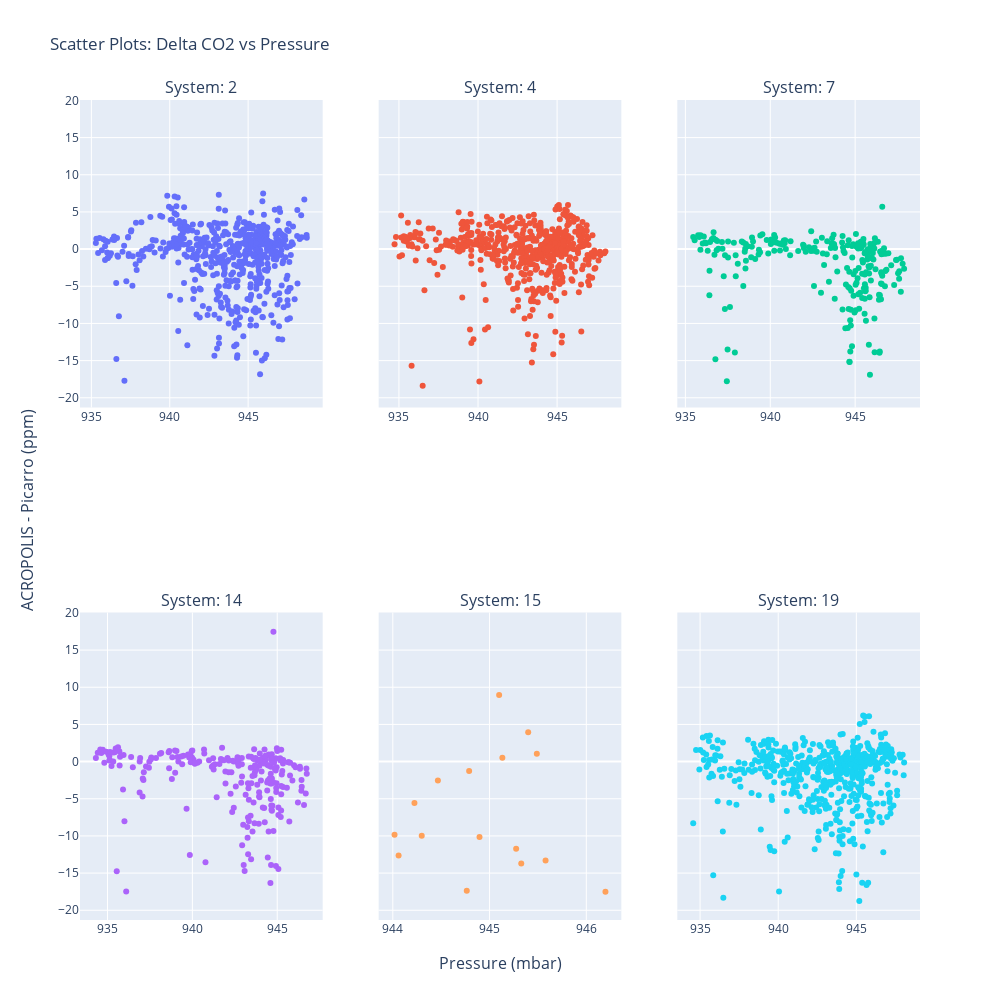

The notebook cell this image was saved under:
### Code cell
# parameters
x_col_name = "bme280_pressure"
max_col = 3
x_title = "Pressure (mbar)"
title_text = "Scatter Plots: Delta CO2 vs Pressure" 

plot_acropolis_scatter(x_col_name=x_col_name,max_col=max_col, x_title=x_title, title_text=title_text)

### Figure 1 — Plotly figure (JSON) as saved in the notebook; plotly's stock layout.template omitted (floating-point values rounded to 4 significant figures; data arrays with more than 128 entries replaced by an {"elided": "..."} marker saying what was removed)
{"data": [{"mode": "markers", "name": "MC-2", "type": "scatter", "x": {"elided": "569 float values"}, "xaxis": "x", "y": {"elided": "569 float values"}, "yaxis": "y"}, {"mode": "markers", "name": "MC-4", "type": "scatter", "x": {"elided": "570 float values"}, "xaxis": "x2", "y": {"elided": "570 float values"}, "yaxis": "y2"}, {"mode": "markers", "name": "MC-7", "type": "scatter", "x": {"elided": "242 float values"}, "xaxis": "x3", "y": {"elided": "242 float values"}, "yaxis": "y3"}, {"mode": "markers", "name": "MC-14", "type": "scatter", "x": {"elided": "242 float values"}, "xaxis": "x4", "y": {"elided": "242 float values"}, "yaxis": "y4"}, {"mode": "markers", "name": "MC-15", "type": "scatter", "x": [944.8, 946.2, 945.6, 945.3, 945.3, 944.9, 944.3, 944.1, 944.0, 944.2, 944.5, 944.8, 945.1, 945.5, 945.4, 945.1], "xaxis": "x5", "y": [-17.37, -17.5, -13.3, -13.69, -11.72, -10.13, -9.976, -12.63, -9.827, -5.579, -2.542, -1.28, 0.5158, 1.06, 3.953, 8.962], "yaxis": "y5"}, {"mode": "markers", "name": "MC-19", "type": "scatter", "x": {"elided": "570 float values"}, "xaxis": "x6", "y": {"elided": "570 float values"}, "yaxis": "y6"}], "layout": {"annotations": [{"font": {"size": 16}, "showarrow": false, "text": "System: 2", "x": 0.1444, "xanchor": "center", "xref": "paper", "y": 1, "yanchor": "bottom", "yref": "paper"}, {"font": {"size": 16}, "showarrow": false, "text": "System: 4", "x": 0.5, "xanchor": "center", "xref": "paper", "y": 1, "yanchor": "bottom", "yref": "paper"}, {"font": {"size": 16}, "showarrow": false, "text": "System: 7", "x": 0.8556, "xanchor": "center", "xref": "paper", "y": 1, "yanchor": "bottom", "yref": "paper"}, {"font": {"size": 16}, "showarrow": false, "text": "System: 14", "x": 0.1444, "xanchor": "center", "xref": "paper", "y": 0.375, "yanchor": "bottom", "yref": "paper"}, {"font": {"size": 16}, "showarrow": false, "text": "System: 15", "x": 0.5, "xanchor": "center", "xref": "paper", "y": 0.375, "yanchor": "bottom", "yref": "paper"}, {"font": {"size": 16}, "showarrow": false, "text": "System: 19", "x": 0.8556, "xanchor": "center", "xref": "paper", "y": 0.375, "yanchor": "bottom", "yref": "paper"}, {"font": {"size": 16}, "showarrow": false, "text": "Pressure (mbar)", "x": 0.5, "xanchor": "center", "xref": "paper", "y": 0, "yanchor": "top", "yref": "paper", "yshift": -30}, {"font": {"size": 16}, "showarrow": false, "text": "ACROPOLIS - Picarro (ppm)", "textangle": -90, "x": 0, "xanchor": "right", "xref": "paper", "xshift": -40, "y": 0.5, "yanchor": "middle", "yref": "paper"}], "height": 1000, "showlegend": false, "title": {"text": "Scatter Plots: Delta CO2 vs Pressure"}, "width": 1000, "xaxis": {"anchor": "y", "domain": [0, 0.2889]}, "xaxis2": {"anchor": "y2", "domain": [0.3556, 0.6444]}, "xaxis3": {"anchor": "y3", "domain": [0.7111, 1]}, "xaxis4": {"anchor": "y4", "domain": [0, 0.2889]}, "xaxis5": {"anchor": "y5", "domain": [0.3556, 0.6444]}, "xaxis6": {"anchor": "y6", "domain": [0.7111, 1]}, "yaxis": {"anchor": "x", "domain": [0.625, 1], "matches": "y4"}, "yaxis2": {"anchor": "x2", "domain": [0.625, 1], "matches": "y4", "showticklabels": false}, "yaxis3": {"anchor": "x3", "domain": [0.625, 1], "matches": "y4", "showticklabels": false}, "yaxis4": {"anchor": "x4", "domain": [0, 0.375]}, "yaxis5": {"anchor": "x5", "domain": [0, 0.375], "matches": "y4", "showticklabels": false}, "yaxis6": {"anchor": "x6", "domain": [0, 0.375], "matches": "y4", "showticklabels": false}}}
